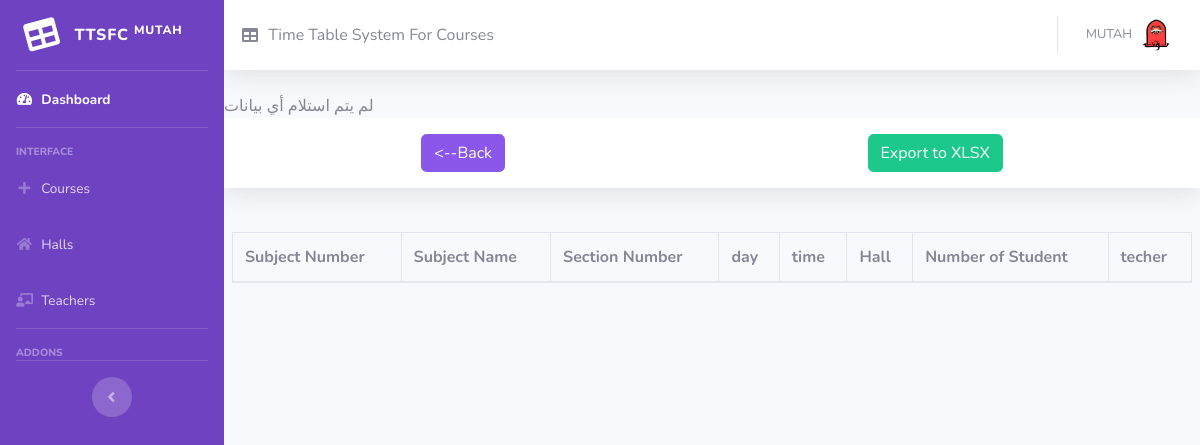
/save_summer.php (signed in), run on an earlier commit of the app's database.
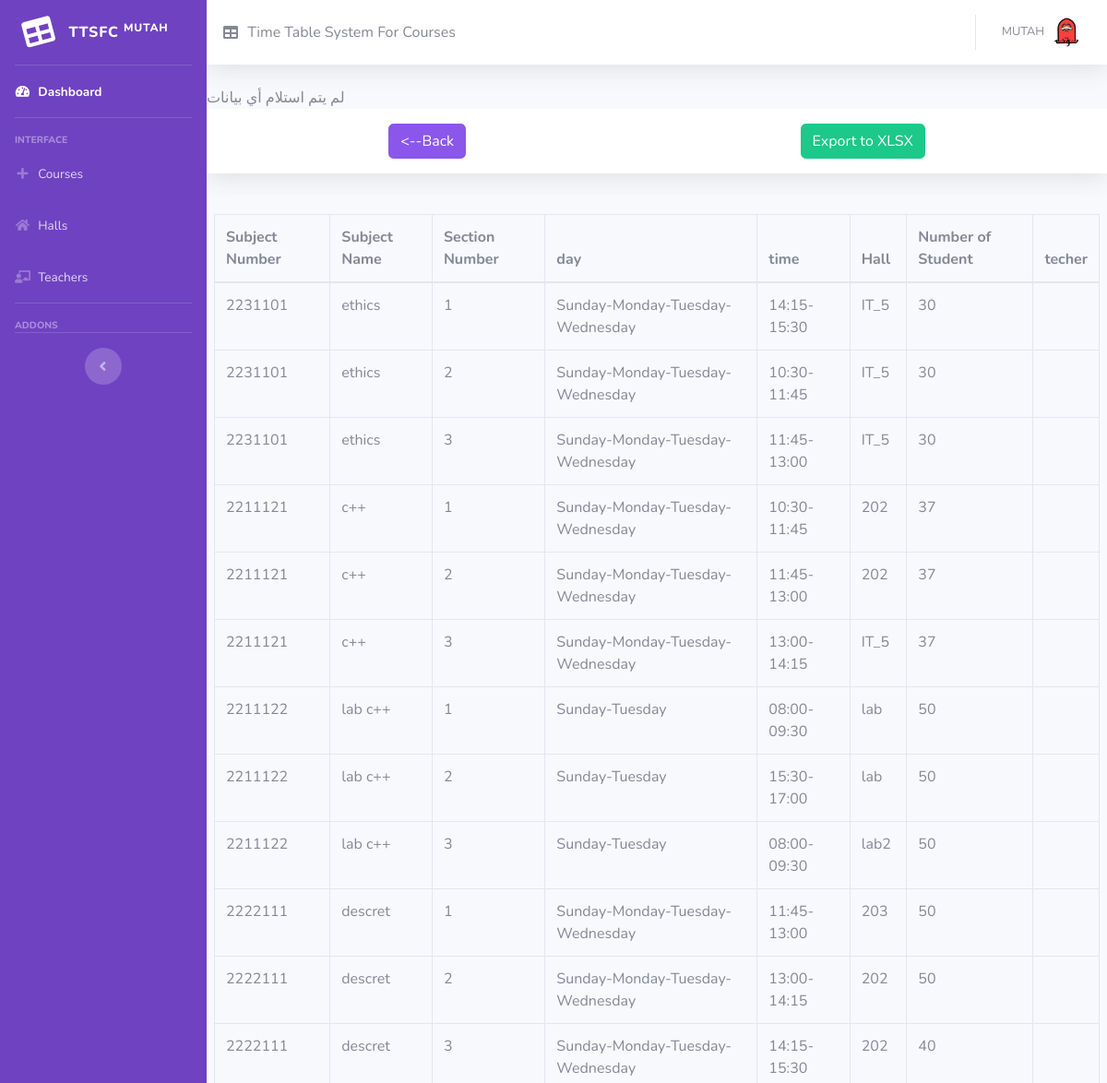
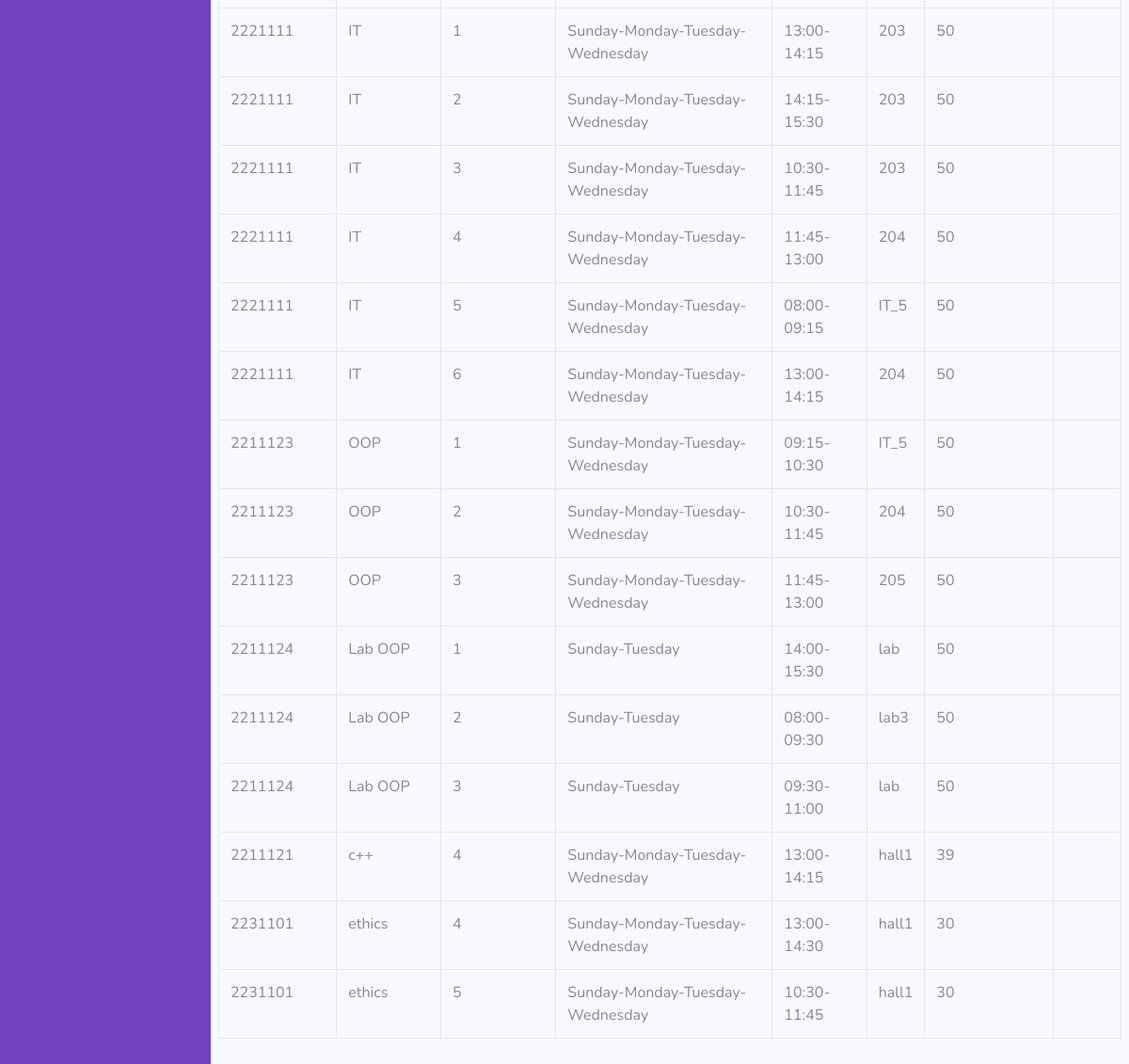
And on a later commit of the database (2 pictures, top to bottom).
### tables this page shows
CREATE TABLE `summer` (
  `id` int(11) NOT NULL,
  `course_id` varchar(100) NOT NULL,
  `course_name` varchar(200) NOT NULL,
  `section` int(10) NOT NULL,
  `time` varchar(100) NOT NULL,
  `day` varchar(200) NOT NULL,
  `room` varchar(100) NOT NULL,
  `teacher` varchar(100) DEFAULT NULL,
  `students` int(10) NOT NULL
);

### save_summer.php (the view, shortened to what this page needs)
<?php
include('includes/header.php');
include('includes/navbar.php');
?>
    <?php
$dbServername = "localhost";
$dbUsername = "root";
$dbPassword = "";
$dbName = "timetable";
$conn = new mysqli($dbServername, $dbUsername, $dbPassword, $dbName);
$mm='';
$scedual_select = "SELECT * FROM summer where course_id like '$mm%' order by teacher ";
if ($_SERVER['REQUEST_METHOD'] == 'POST') {
    $scedual_res = $conn->query($scedual_select);
    while ($row = $scedual_res->fetch_assoc()) {
        $fieldName = "" . $row['course_id'] . $row['section'] . "";
        if (isset($_POST['teachers'][$row['course_id']][$row['section']])) {
            $teacher = $_POST['teachers'][$row['course_id']][$row['section']];
                $update = "UPDATE `summer` SET `teacher`='$teacher' WHERE course_id=" . $row['course_id'] . " AND section=" . $row['section'];
                $result = $conn->query($update);
                if ($result === false) {
                    die("فشل في تنفيذ الاستعلام: " . $conn->error);
                } else {
                }
        }
    }
} else {
    echo "لم يتم استلام أي بيانات";
}
$scedual_select = "SELECT * FROM summer where course_id like '$mm%' ";
$scedual_res = $conn->query($scedual_select);
?>
<div id="content-wrapper" class="d-flex flex-column">
<div id="content">
    <nav class="navbar navbar-expand navbar-light bg-white topbar mb-4 static-top shadow">
    <button class="btn btn-primary mx-auto " id="back"><--Back</button>
    <button class="btn btn-success mx-auto" id="exportButton">Export to XLSX</button>
    </nav>
</div>
</div>
<div class="row">
    <div class="card-body">
        <div class="table-responsive" >
<table cellpadding="0" class="table table-bordered"  style="width: 100%;" cellspacing="0" border="1">
    <thead>
        <tr>
            <th>Subject Number</th>
            <th>Subject Name</th>
            <th>Section Number</th>
            <th>day</th>
            <th>time</th>
            <th>Hall</th>
            <th>Number of Student</th>
            <th>techer</th>
        </tr>
    </thead>
    <tbody id="table">
<?php
while ($row = $scedual_res->fetch_assoc()) {
            echo "<tr>
            <td>{$row['course_id']}</td>
            <td>{$row['course_name']}</td>
            <td>{$row['section']}</td>
            <td>{$row['day']}</td>
            <td>{$row['time']}</td>
            <td>{$row['room']}</td>
            <td>{$row['students']}</td>
            ";
            echo "<td>" . $row['teacher'] . "</td>";
            echo "</tr>";
}
echo "</tbody></table>";
?>
</div>
</div>
    </div>

### includes/header.php (shortened to what this page needs)
<!DOCTYPE html>
<html lang="en">
<head>
  <link href="vendor/fontawesome-free/css/all.min.css" rel="stylesheet" type="text/css">
  <link href="css/sb-admin-2.min.css" rel="stylesheet">
</head>
<body id="page-top">
  <div id="wrapper">

### includes/navbar.php (shortened to what this page needs)
   <ul class="navbar-nav  sidebar sidebar-dark accordion"style="background-color:#6f42c1;"  id="accordionSidebar">
<a class="sidebar-brand d-flex align-items-center justify-content-center" href="index.php">
  <div class="sidebar-brand-icon rotate-n-15">
    <i class="fas fa-table"></i>
  </div>
  <div class="sidebar-brand-text mx-3">TTSFC <sup>Mutah</sup></div>
</a>
<?php
$type = $_SESSION['type'];
?>
<hr class="sidebar-divider my-0">
<?php if ($type == 'admin') { ?>
<li class="nav-item active">
  <a class="nav-link" href="index.php">
    <i class="fas fa-fw fa-tachometer-alt"></i>
    <span>Dashboard</span></a>
</li>
<?php } ?>
<hr class="sidebar-divider">
<div class="sidebar-heading">
  Interface
</div>
<?php if ($type == 'admin') { ?>
  <li class="nav-item">
  <a class="nav-link" href="courses.php">
    <i class="fas fa-fw fa-plus"></i>
    <span>Courses</span>
  </a>
</li>
<li class="nav-item">
  <a class="nav-link" href="hall.php">
    <i class="fas fa-fw fa-home"></i>
    <span>Halls</span>
  </a>
</li>
<li class="nav-item">
  <a class="nav-link" href="register.php">
    <i class="fas fa-fw fa-chalkboard-teacher"></i>
    <span>Teachers</span>
  </a>
</li>
  <?php } ?>
<hr class="sidebar-divider">
<div class="sidebar-heading">
  Addons
</div>
<hr class="sidebar-divider d-none d-md-block">
<div class="text-center d-none d-md-inline">
  <button class="rounded-circle border-0" id="sidebarToggle"></button>
</div>
</ul>
    <div id="content-wrapper" class="d-flex flex-column">
      <div id="content">
        <nav class="navbar navbar-expand navbar-light bg-white topbar mb-4 static-top shadow">
    <i class="fas fa-fw fa-table"></i>
    <span>&#160; Time Table System For Courses</span></a>
          <ul class="navbar-nav ml-auto">
            <li class="nav-item dropdown no-arrow">
              <a class="nav-link dropdown-toggle" href="#" id="userDropdown" role="button" data-toggle="dropdown" aria-haspopup="true" aria-expanded="false">
                <span class="mr-2 d-none d-lg-inline text-gray-600 small">
               MUTAH
                </span>
                <img class="img-profile rounded-circle" src="Picture1.png">
              </a>
            </li>
          </ul>
        </nav>

What changed in the data, as far as the page shows it:
added summer: course "2231101", course_name "ethics", section "1", day "Sunday-Monday-Tuesday-Wednesday", time "14:15-15:30", room "IT_5", students "30"
added summer: course "2231101", course_name "ethics", section "2", day "Sunday-Monday-Tuesday-Wednesday", time "10:30-11:45", room "IT_5", students "30"
added summer: course "2231101", course_name "ethics", section "3", day "Sunday-Monday-Tuesday-Wednesday", time "11:45-13:00", room "IT_5", students "30"
added summer: course "2211121", course_name "c++", section "1", day "Sunday-Monday-Tuesday-Wednesday", time "10:30-11:45", room "202", students "37"
added summer: course "2211121", course_name "c++", section "2", day "Sunday-Monday-Tuesday-Wednesday", time "11:45-13:00", room "202", students "37"
added summer: course "2211121", course_name "c++", section "3", day "Sunday-Monday-Tuesday-Wednesday", time "13:00-14:15", room "IT_5", students "37"
added summer: course "2211122", course_name "lab c++", section "1", day "Sunday-Tuesday", time "08:00-09:30", room "lab", students "50"
added summer: course "2211122", course_name "lab c++", section "2", day "Sunday-Tuesday", time "15:30-17:00", room "lab", students "50"
added summer: course "2211122", course_name "lab c++", section "3", day "Sunday-Tuesday", time "08:00-09:30", room "lab2", students "50"
added summer: course "2222111", course_name "descret", section "1", day "Sunday-Monday-Tuesday-Wednesday", time "11:45-13:00", room "203", students "50"
added summer: course "2222111", course_name "descret", section "2", day "Sunday-Monday-Tuesday-Wednesday", time "13:00-14:15", room "202", students "50"
added summer: course "2222111", course_name "descret", section "3", day "Sunday-Monday-Tuesday-Wednesday", time "14:15-15:30", room "202", students "40"
added summer: course "2221111", course_name "IT", section "1", day "Sunday-Monday-Tuesday-Wednesday", time "13:00-14:15", room "203", students "50"
added summer: course "2221111", course_name "IT", section "2", day "Sunday-Monday-Tuesday-Wednesday", time "14:15-15:30", room "203", students "50"
added summer: course "2221111", course_name "IT", section "3", day "Sunday-Monday-Tuesday-Wednesday", time "10:30-11:45", room "203", students "50"
added summer: course "2221111", course_name "IT", section "4", day "Sunday-Monday-Tuesday-Wednesday", time "11:45-13:00", room "204", students "50"
added summer: course "2221111", course_name "IT", section "5", day "Sunday-Monday-Tuesday-Wednesday", time "08:00-09:15", room "IT_5", students "50"
added summer: course "2221111", course_name "IT", section "6", day "Sunday-Monday-Tuesday-Wednesday", time "13:00-14:15", room "204", students "50"
added summer: course "2211123", course_name "OOP", section "1", day "Sunday-Monday-Tuesday-Wednesday", time "09:15-10:30", room "IT_5", students "50"
added summer: course "2211123", course_name "OOP", section "2", day "Sunday-Monday-Tuesday-Wednesday", time "10:30-11:45", room "204", students "50"
added summer: course "2211123", course_name "OOP", section "3", day "Sunday-Monday-Tuesday-Wednesday", time "11:45-13:00", room "205", students "50"
added summer: course "2211124", course_name "Lab OOP", section "1", day "Sunday-Tuesday", time "14:00-15:30", room "lab", students "50"
added summer: course "2211124", course_name "Lab OOP", section "2", day "Sunday-Tuesday", time "08:00-09:30", room "lab3", students "50"
added summer: course "2211124", course_name "Lab OOP", section "3", day "Sunday-Tuesday", time "09:30-11:00", room "lab", students "50"
added summer: course "2211121", course_name "c++", section "4", day "Sunday-Monday-Tuesday-Wednesday", time "13:00-14:15", room "hall1", students "39"
added summer: course "2231101", course_name "ethics", section "4", day "Sunday-Monday-Tuesday-Wednesday", time "13:00-14:30", room "hall1", students "30"
added summer: course "2231101", course_name "ethics", section "5", day "Sunday-Monday-Tuesday-Wednesday", time "10:30-11:45", room "hall1", students "30"
